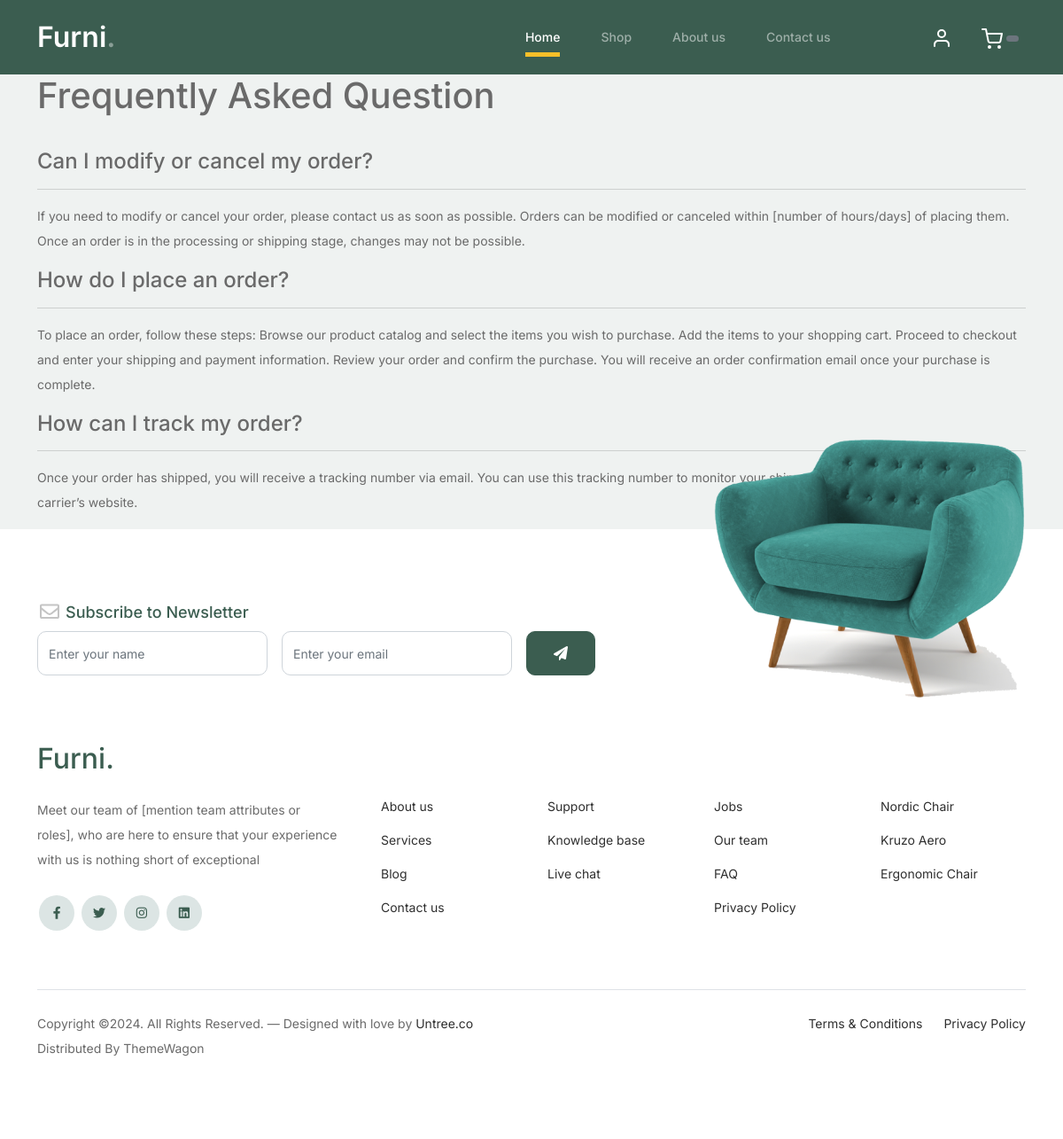
/User/FAQ.php, run on an earlier commit of the app's database.
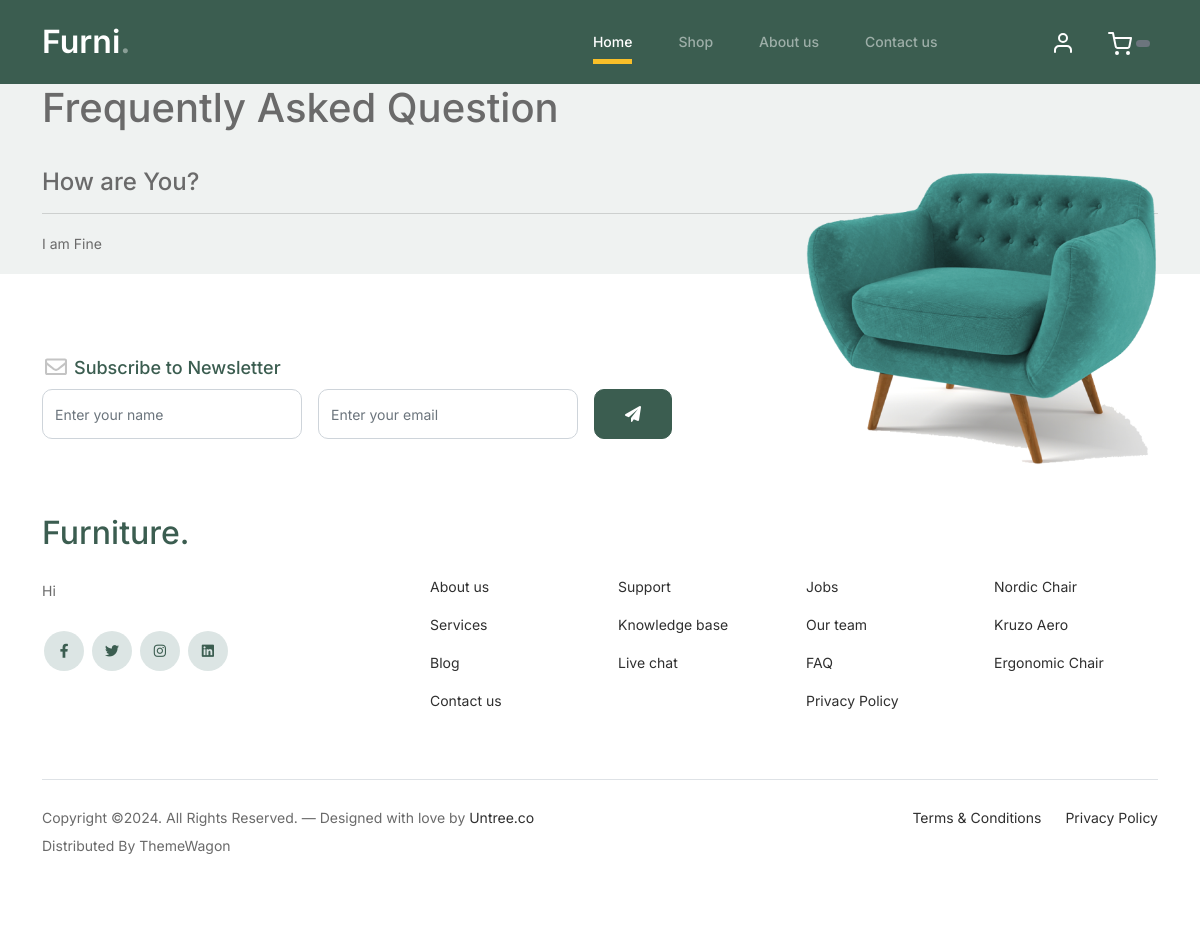
And on a later commit of the database.
### tables this page shows
CREATE TABLE `faq` (
  `ID` int(11) NOT NULL,
  `Question` varchar(100) NOT NULL,
  `Answer` varchar(100) NOT NULL,
  `Added_At` int(11) NOT NULL
);

CREATE TABLE `website_info` (
  `ID` int(11) NOT NULL,
  `Name` varchar(25) NOT NULL,
  `Description` varchar(100) NOT NULL,
  `E-Mail` varchar(30) NOT NULL,
  `Phone Number` varchar(15) NOT NULL,
  `Address` varchar(50) NOT NULL,
  `Facebook Link` varchar(100) NOT NULL,
  `Insta Link` varchar(100) NOT NULL,
  `Timing` time NOT NULL,
  `Added_At` timestamp NOT NULL DEFAULT current_timestamp()
);

### User/FAQ.php (the view, shortened to what this page needs)
<!DOCTYPE html>
<html lang="en">
<head>
</head>
<body>
<?php include("header.php") ?>
<div class="container">
<h1>Frequently Asked Question</h1>
<br>
<?php
$query="SELECT * FROM `faq`";
$result=mysqli_query($conn,$query);
?>
    <?php
    while ( $data=mysqli_fetch_array($result)) {
        echo "
        <h4>$data[1]</h4><hr>
        <p>$data[2]</p>
        ";
    }
    ?>
    </div>
<?php include("footer.php") ?>
</body>
</html>

### User/footer.php (shortened to what this page needs)
<?php
	include("../connection.php");
$query="SELECT * FROM `website_info`";
$result=mysqli_query($conn,$query);
$data=mysqli_fetch_array($result);
?>
<footer class="footer-section">
			<div class="container relative">
				<div class="sofa-img">
					<img src="images/sofa.png" alt="Image" class="img-fluid">
				</div>
				<div class="row">
					<div class="col-lg-8">
						<div class="subscription-form">
							<h3 class="d-flex align-items-center"><span class="me-1"><img src="images/envelope-outline.svg" alt="Image" class="img-fluid"></span><span>Subscribe to Newsletter</span></h3>
							<form action="#" class="row g-3">
								<div class="col-auto">
									<input type="text" class="form-control" placeholder="Enter your name">
								</div>
								<div class="col-auto">
									<input type="email" class="form-control" placeholder="Enter your email">
								</div>
								<div class="col-auto">
									<button class="btn btn-primary">
										<span class="fa fa-paper-plane"></span>
									</button>
								</div>
							</form>
						</div>
					</div>
				</div>
				<div class="row g-5 mb-5">
					<div class="col-lg-4">
						<div class="mb-4 footer-logo-wrap"><a href="#" class="footer-logo"><?php echo "$data[1]"; ?><span>.</span></a></div>
						<p class="mb-4"><?php echo"$data[2]" ?></p>
						<ul class="list-unstyled custom-social">
							<li><a href="<?php echo"$data[6]" ?>"><span class="fa fa-brands fa-facebook-f"></span></a></li>
							<li><a href="#"><span class="fa fa-brands fa-twitter"></span></a></li>
							<li><a href="<?php echo"$data[7]" ?>"><span class="fa fa-brands fa-instagram"></span></a></li>
							<li><a href="#"><span class="fa fa-brands fa-linkedin"></span></a></li>
						</ul>
					</div>
					<div class="col-lg-8">
						<div class="row links-wrap">
							<div class="col-6 col-sm-6 col-md-3">
								<ul class="list-unstyled">
									<li><a href="about.php">About us</a></li>
									<li><a href="#">Services</a></li>
									<li><a href="#">Blog</a></li>
									<li><a href="contact.php">Contact us</a></li>
								</ul>
							</div>
							<div class="col-6 col-sm-6 col-md-3">
								<ul class="list-unstyled">
									<li><a href="#">Support</a></li>
									<li><a href="#">Knowledge base</a></li>
									<li><a href="#">Live chat</a></li>
								</ul>
							</div>
							<div class="col-6 col-sm-6 col-md-3">
								<ul class="list-unstyled">
									<li><a href="#">Jobs</a></li>
									<li><a href="#">Our team</a></li>
									<li><a href="FAQ.php">FAQ</a></li>
									<li><a href="privacypolicy.php">Privacy Policy</a></li>
								</ul>
							</div>
							<div class="col-6 col-sm-6 col-md-3">
								<ul class="list-unstyled">
									<li><a href="#">Nordic Chair</a></li>
									<li><a href="#">Kruzo Aero</a></li>
									<li><a href="#">Ergonomic Chair</a></li>
								</ul>
							</div>
						</div>
					</div>
				</div>
				<div class="border-top copyright">
					<div class="row pt-4">
						<div class="col-lg-6">
							<p class="mb-2 text-center text-lg-start">Copyright &copy;. All Rights Reserved. &mdash; Designed with love by <a href="https://untree.co">Untree.co</a> Distributed By <a hreff="https://themewagon.com">ThemeWagon</a>
            </p>
						</div>
						<div class="col-lg-6 text-center text-lg-end">
							<ul class="list-unstyled d-inline-flex ms-auto">
								<li class="me-4"><a href="#">Terms &amp; Conditions</a></li>
								<li><a href="#">Privacy Policy</a></li>
							</ul>
						</div>
					</div>
				</div>
			</div>
		</footer>
	</body>
</html>

What changed in the data, as far as the page shows it:
removed faq: Question "Can I modify or cancel my order?", Answer "If you need to modify or cancel your order, please contact us as soon as possible. Orders can be modified or canceled within [number of hours/days] of placing them. Once an order is in the processing or shipping stage, changes may not be possible."
removed faq: Question "How do I place an order?", Answer "To place an order, follow these steps: Browse our product catalog and select the items you wish to purchase. Add the items to your shopping cart. Proceed to checkout and enter your shipping and payment information. Review your order and confirm the purchase. You will receive an order confirmation email once your purchase is complete."
removed faq: Question "How can I track my order?", Answer "Once your order has shipped, you will receive a tracking number via email. You can use this tracking number to monitor your shipment’s progress through our shipping carrier’s website."
added faq: Question "How are You?", Answer "I am Fine"
changed website_info: Name "Furni" → "Furniture"; Description "Meet our team of [mention team attributes or roles], who are here to ensure that your experience with us is nothing short of exceptional" → "Hi"
